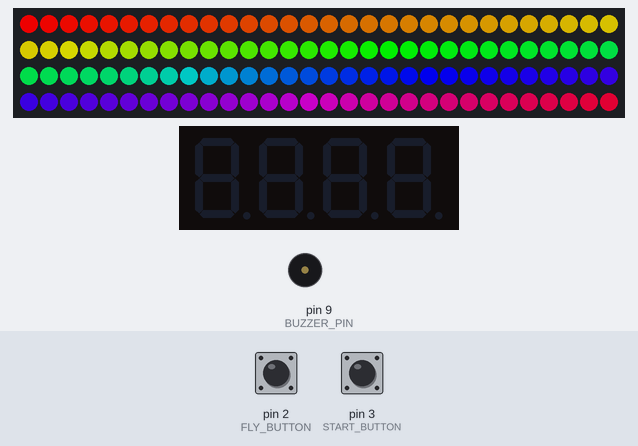
The sketch below on a simulated Arduino Uno, built with avr-gcc and run on an emulated ATmega328P. Parts: 120 RGB LEDs in strip order, left to right, continuing on the next row, 4-digit seven-segment display, buzzer (waves = sounding). The test bench sets the inputs (shaded band); at power-on: pin 3 (START_BUTTON) HIGH, pin 2 (FLY_BUTTON) HIGH. Dim RGB values are drawn brighter than linear; random numbers use the default seed unless the sketch sets one.

Above: at 1.2 s.
1.3 s: pin 3 (START_BUTTON) pulled LOW for 0.15 s
At 3.9 s:
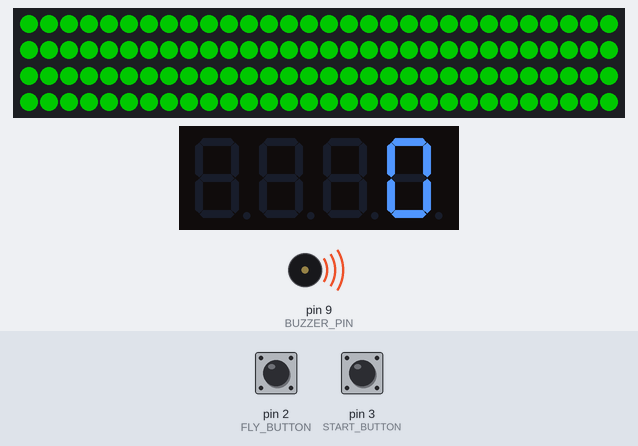
4.0 s: pin 2 (FLY_BUTTON) pulled LOW for 1 s
At 5.55 s:
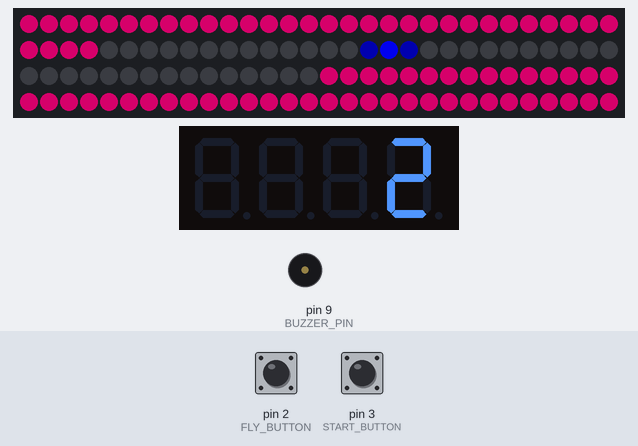
6.5 s: pin 3 (START_BUTTON) pulled LOW for 1 s
At 8.25 s:
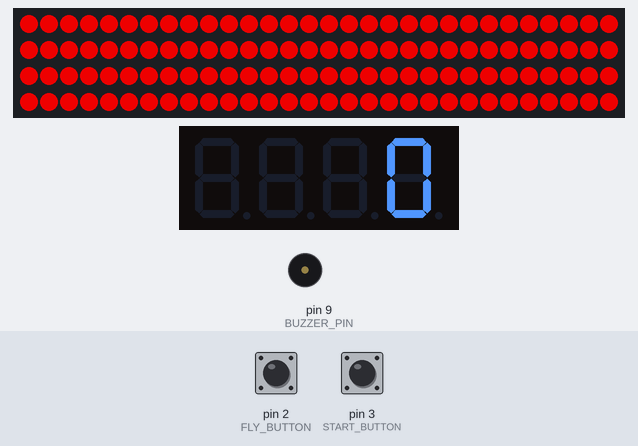
10.5 s: pin 2 (FLY_BUTTON) pulled LOW for 0.15 s
At 11.18 s:
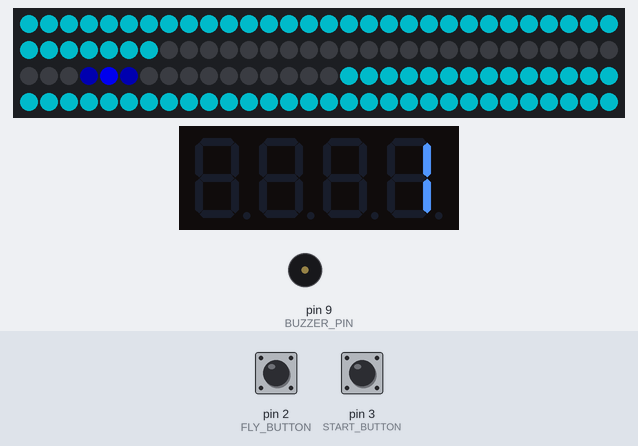
12.5 s: pin 2 (FLY_BUTTON) driven LOW and pin 3 (START_BUTTON) driven LOW
At 14.32 s:
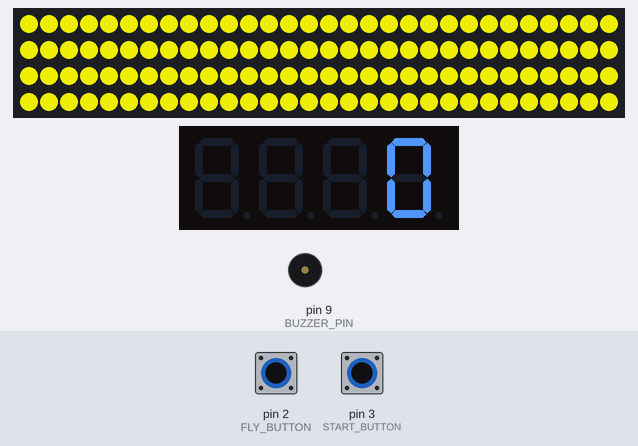
15.5 s: pin 2 (FLY_BUTTON) driven HIGH
At 16.16 s:
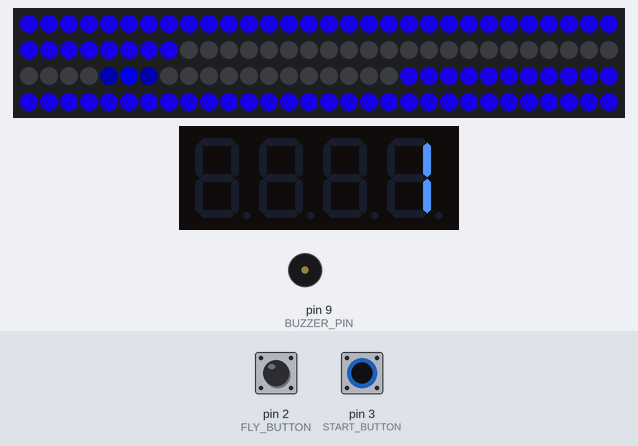
Timing chart, 0 to 52.4 s (numbered marks = the images above; inputs shaded):
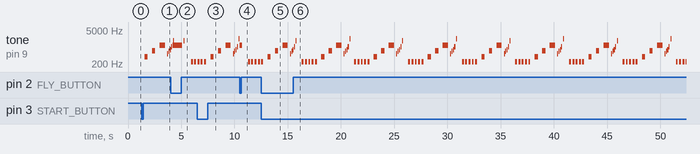

Measured:
- after the input at 1.3 s, tone on pin 9 (BUZZER_PIN): plays 400 Hz for 0.30 s, 700 Hz for 0.30 s, 1200 Hz for 0.50 s, 523 Hz for 0.10 s, 659 Hz for 0.10 s, 784 Hz for 0.05 s, starting after 0.28 s; the display: first changes after 0.28 s (image 1 shows a later state)
- what the display in image 3 shows lasts 0.7 s, from 7.8 s to 8.5 s

The sketch:

1D_Flappy_Bird.ino
```cpp
/*
=========================================================
            1D FLAPPY BIRD LED GAME v3.0
=========================================================

ПЛАТФОРМА:
- Arduino Nano / Uno

ПІДКЛЮЧЕННЯ:
------------------------------------------------
WS2812B DIN  -> D6
FLY BUTTON   -> D2
START BUTTON -> D3
BUZZER       -> D9

TM1637 CLK   -> D4
TM1637 DIO   -> D5

БІБЛІОТЕКИ:
------------------------------------------------
1. FastLED
2. TM1637Display

=========================================================
*/

#include <FastLED.h>
#include <TM1637Display.h>

// =====================================================
// LED STRIP
// =====================================================

#define LED_PIN        6
#define NUM_LEDS       120
#define BRIGHTNESS     200

CRGB leds[NUM_LEDS];

// =====================================================
// BUTTONS
// =====================================================

#define FLY_BUTTON     2
#define START_BUTTON   3

// =====================================================
// BUZZER
// =====================================================

#define BUZZER_PIN     9

// =====================================================
// TM1637 DISPLAY
// =====================================================

#define CLK            4
#define DIO            5

TM1637Display display(CLK, DIO);

// =====================================================
// GAME STATES
// =====================================================

bool waitingStart = true;
bool gameOver = false;

// =====================================================
// BIRD SETTINGS
// =====================================================

// Позиція пташки
float birdPos = 60;

// Швидкість пташки
float velocity = 0;

// Гравітація
// Менше = плавніше падіння
float gravity = 0.06;

// Сила стрибка
// Менше по модулю = плавніше керування
float flapForce = -0.48;

// =====================================================
// PIPE SETTINGS
// =====================================================

// Центр проходу
float gapCenter = 60;

// Ціль руху проходу
float targetGapCenter = 60;

// Розмір проходу
// Більше = легше
int gapSize = 40;

// Колір труб
CRGB pipeColor = CRGB::Green;

// =====================================================
// TIMERS
// =====================================================

// Таймер руху труб
unsigned long lastPipeMove = 0;

// Швидкість труб
// МЕНШЕ = ШВИДШЕ
unsigned long pipeInterval = 60;

// Таймер очок
unsigned long lastScore = 0;

// Таймер складності
unsigned long lastDifficulty = 0;

// =====================================================
// SCORE
// =====================================================

int score = 0;

// =====================================================
// SETUP
// =====================================================

void setup()
{
    // Кнопки

    pinMode(FLY_BUTTON, INPUT_PULLUP);
    pinMode(START_BUTTON, INPUT_PULLUP);

    // Buzzer

    pinMode(BUZZER_PIN, OUTPUT);

    // LED STRIP

    FastLED.addLeds<WS2812B, LED_PIN, GRB>(leds, NUM_LEDS);

    FastLED.setBrightness(BRIGHTNESS);

    // DISPLAY

    display.setBrightness(7);

    // RANDOM

    randomSeed(analogRead(A0));

    // IDLE ANIMATION

    idleAnimation();
}

// =====================================================
// MAIN LOOP
// =====================================================

void loop()
{
    // =================================================
    // WAITING FOR START
    // =================================================

    if(waitingStart)
    {
        if(digitalRead(START_BUTTON) == LOW)
        {
            delay(250);

            startGame();
        }

        return;
    }

    // =================================================
    // GAME OVER
    // =================================================

    if(gameOver)
    {
        gameOverAnimation();

        waitingStart = true;

        idleAnimation();

        return;
    }

    // =================================================
    // FLY BUTTON
    // =================================================

    if(digitalRead(FLY_BUTTON) == LOW)
    {
        velocity = flapForce;

        tone(BUZZER_PIN, 1200, 20);
    }

    // =================================================
    // PHYSICS
    // =================================================

    velocity += gravity;

    birdPos += velocity;

    // =================================================
    // LIMITS
    // =================================================

    if(birdPos < 0)
    {
        birdPos = 0;
        velocity = 0;
    }

    if(birdPos > NUM_LEDS - 1)
    {
        birdPos = NUM_LEDS - 1;
        velocity = 0;
    }

    int birdLED = round(birdPos);

    // =================================================
    // PIPE MOVEMENT
    // =================================================

    if(millis() - lastPipeMove > pipeInterval)
    {
        lastPipeMove = millis();

        // Плавний випадковий рух труб

        targetGapCenter += random(-4, 5);

        // Межі проходу

        if(targetGapCenter < gapSize / 2)
            targetGapCenter = gapSize / 2;

        if(targetGapCenter > NUM_LEDS - gapSize / 2)
            targetGapCenter = NUM_LEDS - gapSize / 2;

        // Новий колір труб

        pipeColor = CHSV(random(0,255), 255, 255);
    }

    // =================================================
    // CINEMATIC MOVEMENT
    // =================================================

    // Дуже плавний рух труб

    gapCenter += (targetGapCenter - gapCenter) * 0.05;

    // =================================================
    // SCORE
    // =================================================

    // +1 очко кожну секунду

    if(millis() - lastScore >= 1000)
    {
        lastScore = millis();

        score++;

        display.showNumberDec(score);

        tone(BUZZER_PIN, 1800, 20);
    }

    // =================================================
    // DIFFICULTY SYSTEM
    // =================================================

    // Кожні 10 секунд гра стає трохи складнішою

    if(millis() - lastDifficulty >= 10000)
    {
        lastDifficulty = millis();

        // Прохід стає меншим

        if(gapSize > 24)
            gapSize--;

        // Гравітація трохи росте

        if(gravity < 0.09)
            gravity += 0.003;

        // Максимум +50% швидкості труб

        if(pipeInterval > 40)
            pipeInterval -= 1;

        // Трохи сильніший стрибок

        if(flapForce > -0.65)
            flapForce -= 0.01;

        // Звук нового рівня

        tone(BUZZER_PIN, 2200, 100);
    }

    // =================================================
    // COLLISION
    // =================================================

    int gapTop = gapCenter - gapSize / 2;

    int gapBottom = gapCenter + gapSize / 2;

    // Якщо врізались у трубу

    if(birdLED < gapTop || birdLED > gapBottom)
    {
        gameOver = true;
    }

    // =================================================
    // DRAW GAME
    // =================================================

    drawGame();

    // FPS

    delay(16);
}

// =====================================================
// DRAW GAME
// =====================================================

void drawGame()
{
    // Очистка

    FastLED.clear();

    int gapTop = gapCenter - gapSize / 2;

    int gapBottom = gapCenter + gapSize / 2;

    // =================================================
    // DRAW PIPES
    // =================================================

    for(int i = 0; i < NUM_LEDS; i++)
    {
        if(i < gapTop || i > gapBottom)
        {
            leds[i] = pipeColor;
        }
    }

    // =================================================
    // DRAW BIRD
    // =================================================

    int birdLED = round(birdPos);

    // Центральний піксель

    leds[birdLED] = CRGB::Blue;

    // Glow ефект

    if(birdLED > 0)
        leds[birdLED - 1] = CRGB(0, 0, 70);

    if(birdLED < NUM_LEDS - 1)
        leds[birdLED + 1] = CRGB(0, 0, 70);

    // Показати стрічку

    FastLED.show();
}

// =====================================================
// START GAME
// =====================================================

void startGame()
{
    waitingStart = false;

    gameOver = false;

    // =================================================
    // RESET VALUES
    // =================================================

    birdPos = 60;

    velocity = 0;

    gapCenter = 60;

    targetGapCenter = 60;

    gapSize = 40;

    gravity = 0.06;

    flapForce = -0.48;

    pipeInterval = 60;

    score = 0;

    display.showNumberDec(score);

    // =================================================
    // TRAFFIC LIGHT START
    // =================================================

    // RED

    fill_solid(leds, NUM_LEDS, CRGB::Red);

    FastLED.show();

    tone(BUZZER_PIN, 400, 300);

    delay(700);

    // YELLOW

    fill_solid(leds, NUM_LEDS, CRGB::Yellow);

    FastLED.show();

    tone(BUZZER_PIN, 700, 300);

    delay(700);

    // GREEN

    fill_solid(leds, NUM_LEDS, CRGB::Green);

    FastLED.show();

    tone(BUZZER_PIN, 1200, 500);

    delay(700);

    // =================================================
    // START MELODY
    // =================================================

    int melody[] = {523, 659, 784, 1047};

    for(int i = 0; i < 4; i++)
    {
        tone(BUZZER_PIN, melody[i], 100);

        delay(130);
    }

    // Очистка

    FastLED.clear();

    FastLED.show();
}

// =====================================================
// IDLE ANIMATION
// =====================================================

void idleAnimation()
{
    for(int i = 0; i < NUM_LEDS; i++)
    {
        leds[i] = CHSV(i * 2, 255, 255);
    }

    FastLED.show();
}

// =====================================================
// GAME OVER ANIMATION
// =====================================================

void gameOverAnimation()
{
    for(int k = 0; k < 5; k++)
    {
        // Червона стрічка

        fill_solid(leds, NUM_LEDS, CRGB::Red);

        FastLED.show();

        // Звук програшу

        tone(BUZZER_PIN, 250, 180);

        delay(180);

        // Вимкнення

        FastLED.clear();

        FastLED.show();

        delay(120);
    }
}
```
